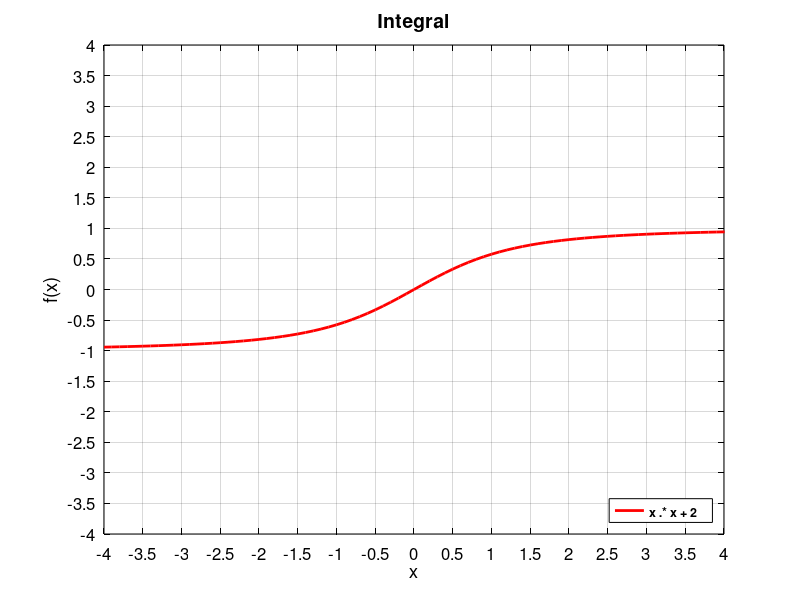

This chart was generated by the following MATLAB code:
x = -4:0.1:6.5;
y = x ./ sqrt(x .* x + 2); %% здесь подынтегральное выражение(функция под интегралом)
graf = plot(x, y, 'r');
lg = legend('x .* x + 2 ');
h  = title('Integral');
ax = gca();
set(ax, 'xlim', [-4 4], 'ylim', [-4 4]);
set(ax, 'xtick', [-4:0.5:4], 'ytick', [-4:0.5:4]);
set(ax, 'color', 'w');
set(ax, 'xcolor', 'k', 'ycolor', 'k');
set(ax, 'xgrid', 'on', 'ygrid', 'on');
set(ax, 'gridcolor', [0 0 0]);
set(ax, 'gridlinestyle', '-');
set(ax, 'gridalpha', 0.15);
set(ax, 'fontsize', 12);
set(ax, 'xlabel', 'x', 'ylabel', 'f(x)');
 set(h, 'fontsize', 14);
set(graf, 'LineWidth', 2);
set(lg, 'edgecolor', 'k')
set(lg, 'fontsize', 9, 'fontweight', 'bold', 'location', 'southeast');
